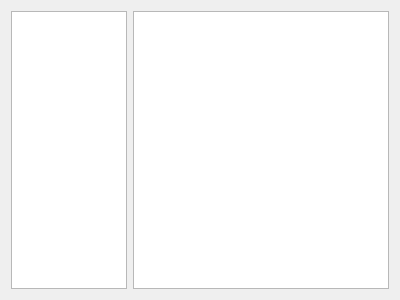
<?xml version="1.0" encoding="UTF-8"?>
<ui version="4.0">
 <class>Form</class>
 <widget class="QWidget" name="Form">
  <property name="geometry">
   <rect>
    <x>0</x>
    <y>0</y>
    <width>400</width>
    <height>300</height>
   </rect>
  </property>
  <property name="windowTitle">
   <string>Stream Viewer</string>
  </property>
  <layout class="QHBoxLayout" name="horizontalLayout_2" stretch="2,0">
   <item>
    <widget class="QListWidget" name="list">
     <property name="resizeMode">
      <enum>QListView::Adjust</enum>
     </property>
     <property name="batchSize">
      <number>100</number>
     </property>
    </widget>
   </item>
   <item>
    <widget class="QTableWidget" name="table">
     <property name="editTriggers">
      <set>QAbstractItemView::NoEditTriggers</set>
     </property>
    </widget>
   </item>
  </layout>
 </widget>
 <resources/>
 <connections/>
</ui>
